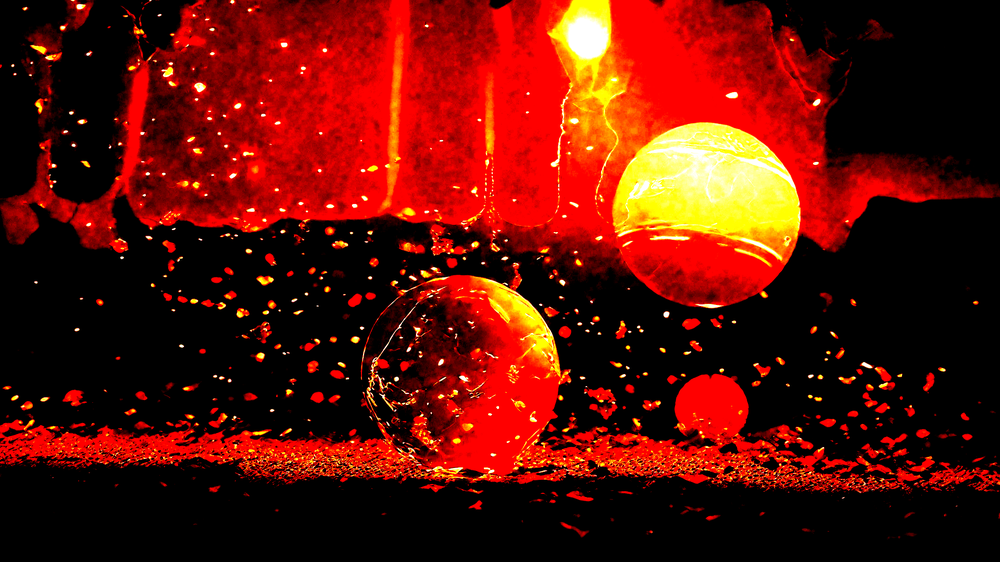
#> input picture assets/Images/frame/4.png, 1000 x 562 px, shrunk from 1920 x 1080 before the run, given in place of 4.jpg, which was not available
$ python testcartoon.py
#> lines starting #> are read from the running program, lines starting #| are printed output that depends on the picture; after the words box and inside, x2 and y2 are one past the last pixel; in counts of white or black regions, pixels touching at a corner belong together; pictures that were not available may be replaced by others from this repository, and a replacement may not be noted
import numpy as np
import cv2

frame = cv2.imread("4.jpg")  # Read image from file (for testing).
#> frame is the input picture: shape (562, 1000, 3); mean B, G, R 5, 16.7, 94.1

gray = cv2.cvtColor(frame, cv2.COLOR_BGR2GRAY)  # Use BGR to Gray conversion (not RGBA, because image is read from file)
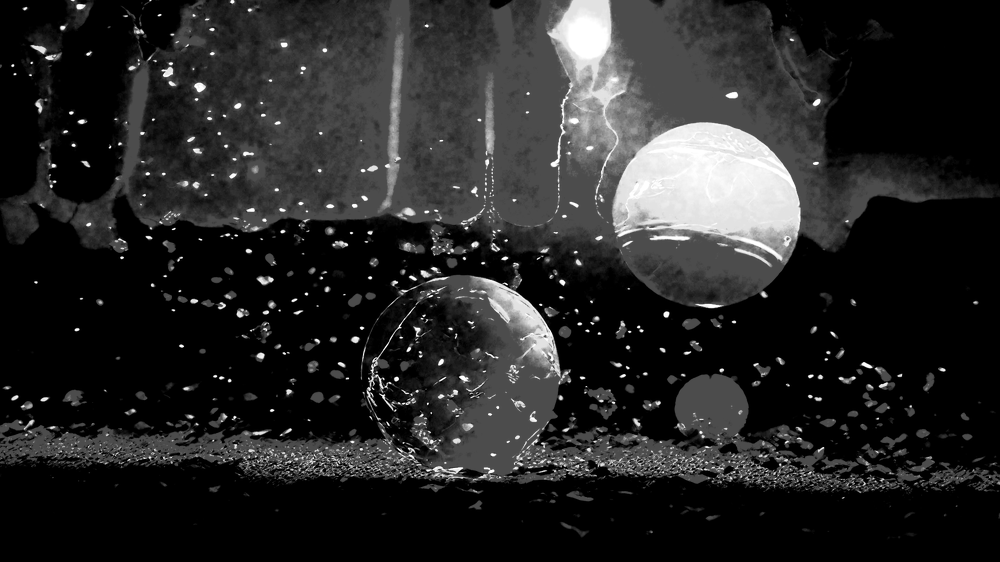
#> gray: shape (562, 1000); min 0, max 255, mean 38.5

# Apply adaptiveThreshold with large filter size.
thres_gray = cv2.adaptiveThreshold(gray, 255, cv2.ADAPTIVE_THRESH_GAUSSIAN_C, cv2.THRESH_BINARY_INV, 51, 2)
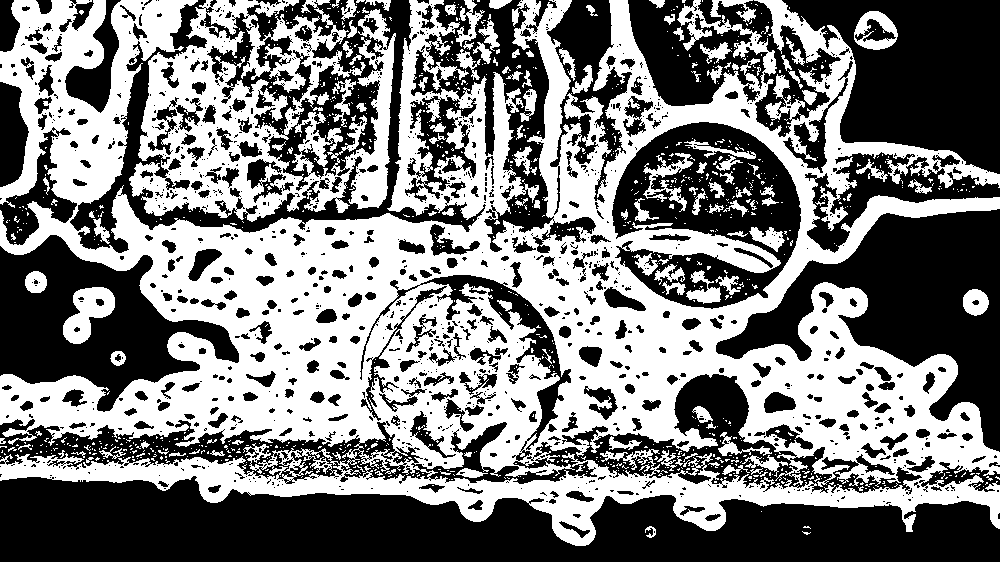
#> thres_gray: shape (562, 1000); 48.5% white; 1037 white regions (910 under 20 px)

# Find contours (external contours)
cnts, hier = cv2.findContours(thres_gray, cv2.RETR_EXTERNAL, cv2.CHAIN_APPROX_NONE)
#> cnts = 546 contours, 489 with area under 20; largest, box (x1, y1, x2, y2) and area: (0, 0, 1000, 546) 298566, (129, 0, 396, 222) 36786, (63, 287, 115, 344) 1654, (854, 11, 898, 50) 1244, (963, 289, 989, 316) 506

# Find contour with the maximum area
c = max(cnts, key=cv2.contourArea)
#> c = contour of 14283 points, box (x1, y1, x2, y2) (0, 0, 1000, 546), area 298566

res = np.zeros_like(gray)  # Create new zeros images for storing the result.

# Fill the contour with white color - draw the filled contour on res image.
cv2.drawContours(res, [c], -1, 255, -1)
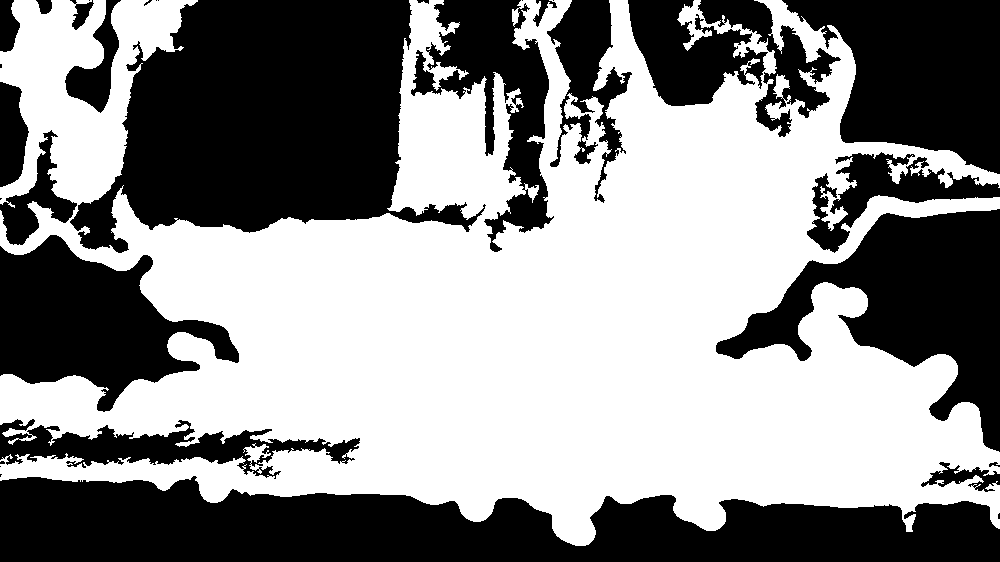
#> res: shape (562, 1000); 54.4% white; 33 black regions (12 under 20 px), largest, box (x1, y1, x2, y2) and area: (70, 0, 486, 253) 61161, (0, 476, 1000, 562) 61105, (716, 209, 1000, 452) 28180

# Compute the center of the contour
# https://www.pyimagesearch.com/2016/02/01/opencv-center-of-contour/
M = cv2.moments(c)
#> M = moments, m00 298566.5, centre m10/m00, m01/m00 = (514.5, 301.3)
cX = int(M["m10"] / M["m00"])
#> cX = 514
cY = int(M["m01"] / M["m00"])
#> cY = 301

# Use floodFill for filling the center of the contour
cv2.floodFill(res, None, (cX, cY), 255)

# Show images for testing
cv2.imshow('thres_gray', thres_gray)
cv2.imshow('res', res)
cv2.waitKey()
cv2.destroyAllWindows()
